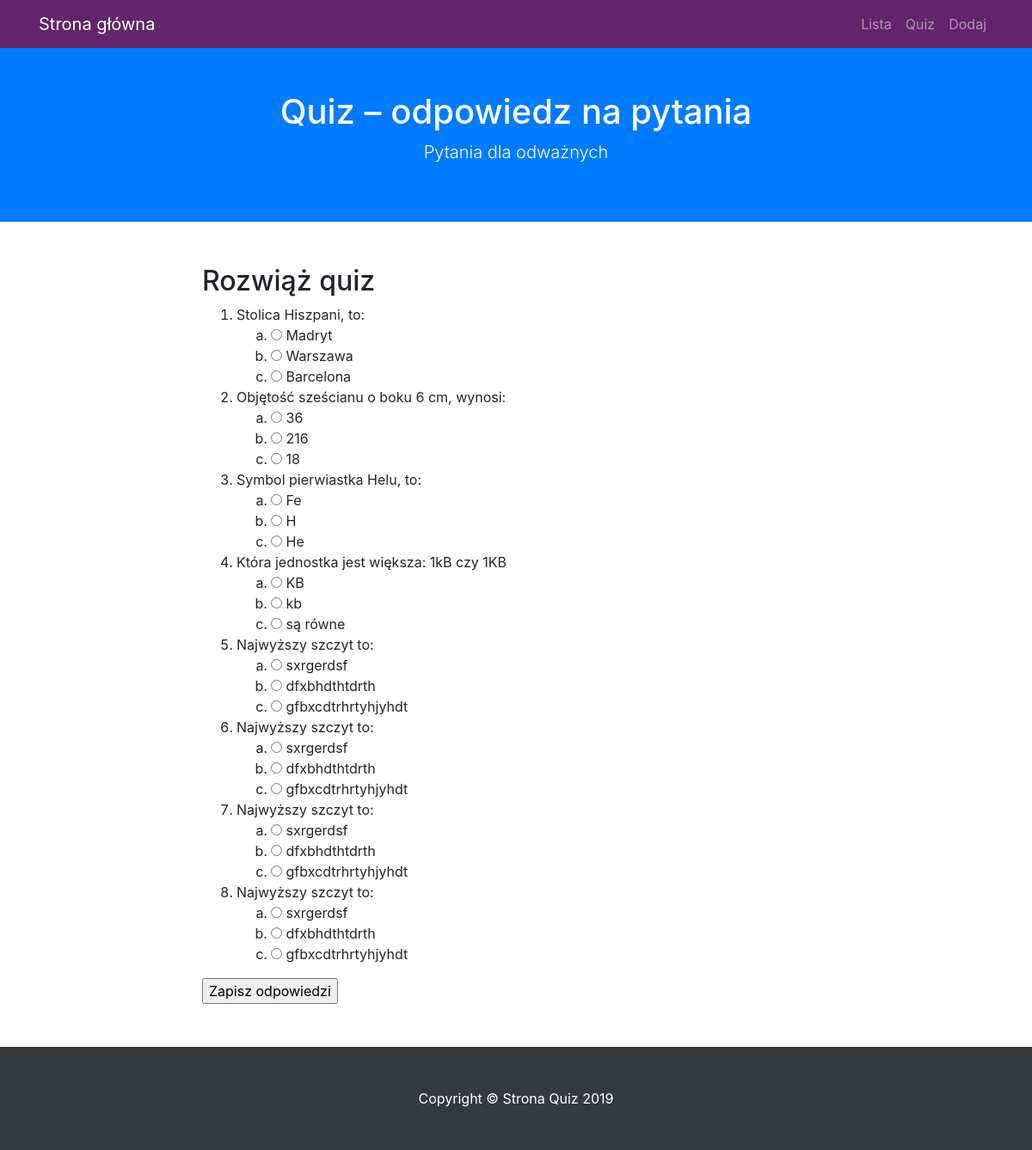
The app's page /quiz, older data.
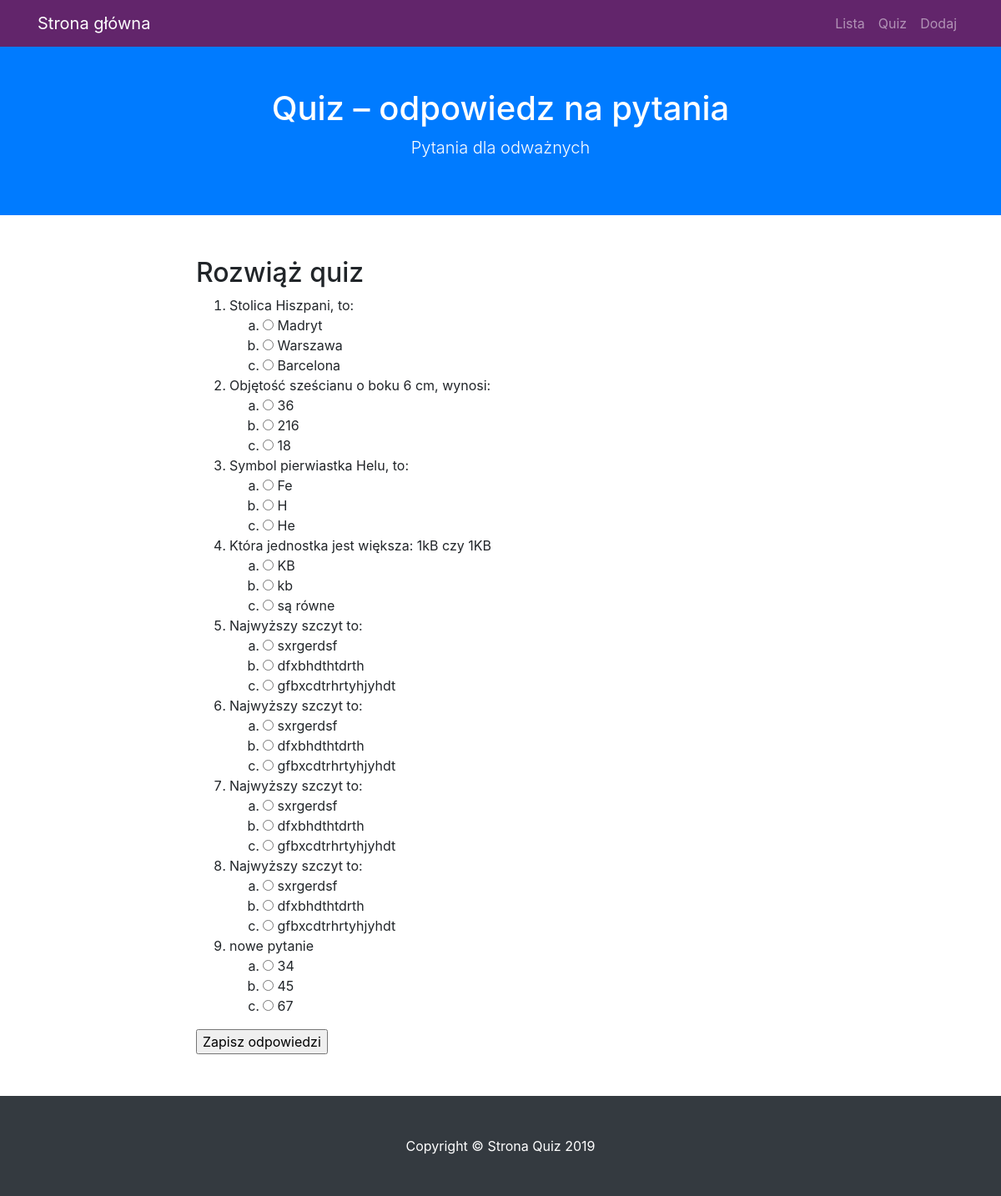
The same page, newer data.
### modele.py (models this page shows)
class BazaModel(Model):
    class Meta:
        database = baza

class Pytanie(BazaModel):
    pytanie = CharField(null=False)
    kategoria = ForeignKeyField(Kategoria, related_name='pytania')

class Odpowiedz(BazaModel):
    odpowiedz = CharField(null=False)
    pytanie = ForeignKeyField(Pytanie, related_name='odpowiedzi')
    odpok = IntegerField(default=0)

### views.py (the view)
@app.route('/quiz', methods = ['GET', 'POST'])
def quiz():
    print(request.form)
    if request.method == 'POST':
        wynik = 0
        for pid, oid in request.form.items():
            odp = Odpowiedz().get(Odpowiedz.id == int(oid)).odpok
            if odp:
                wynik += 1
    pytania = Pytanie.select().join(Odpowiedz).distinct().order_by(Pytanie.id)
    return render_template('quiz.html', query = pytania)

### app.py (called while the page is built)
@app.before_request
def before_request():
    g.db = baza
    g.db.connect(reuse_if_open=True)

@app.after_request
def after_request(response):
    g.db.close()
    return response

### templates/quiz.html (shortened to what this page needs)
{% extends "szablon.html" %}
{% block h1 %}Quiz – odpowiedz na pytania{% endblock %}
{% block tresc %}
    <h2>Rozwiąż quiz</h2>
    <form method="POST">
    <ol>
    {% for p in query %}
        <li>{{ p.pytanie }}
        <ol class="alfabet">
        {% for o in p.odpowiedzi %}
            <li>
                <input type="radio" value="{{ o.id }}" name="{{ p.id }}">
                {{ o.odpowiedz }}
            </li>
        {% endfor %}
        </ol>
        </li>
    {% endfor %}
    </ol>
    <input type="submit" value="Zapisz odpowiedzi">
    </form>
{% endblock %}

Row changes from the older to the newer data that the page shows:
added Pytanie: pytanie "nowe pytanie"
added Odpowiedz: odpowiedz "34", shown under "nowe pytanie"
added Odpowiedz: odpowiedz "45", shown under "nowe pytanie"
added Odpowiedz: odpowiedz "67", shown under "nowe pytanie"
